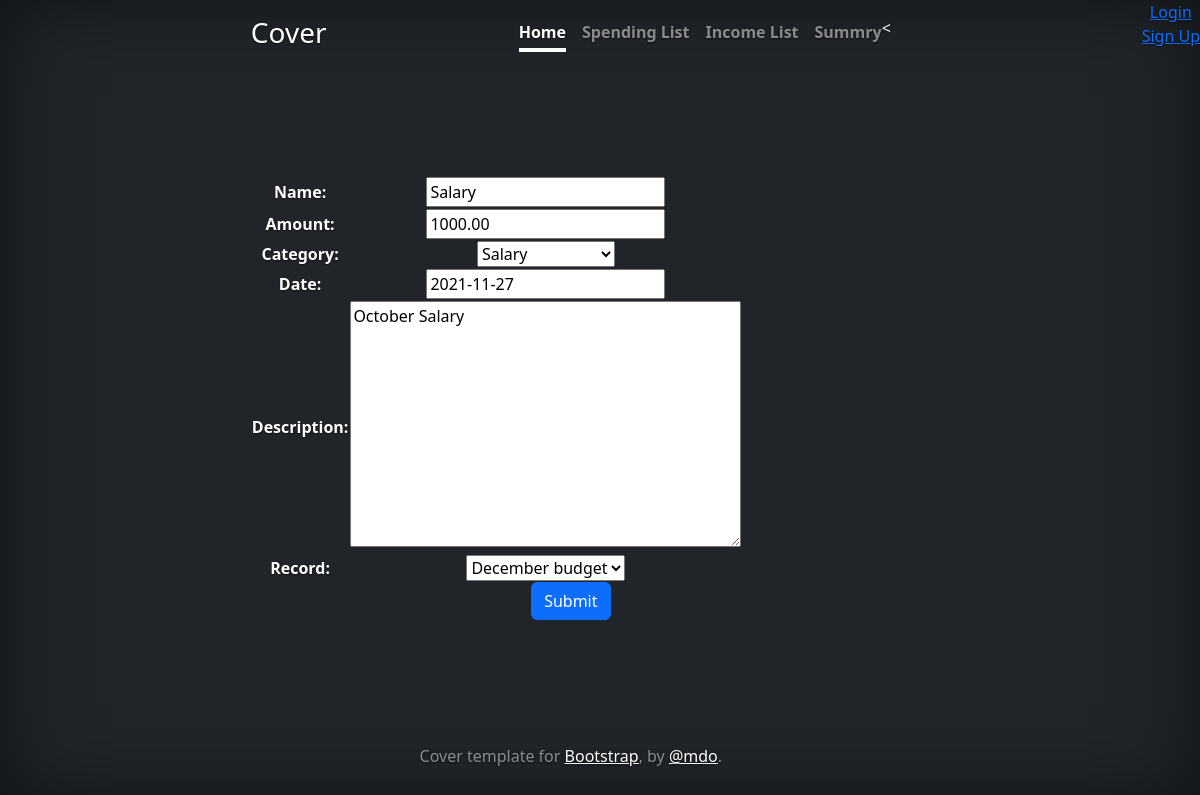
/budget/income/update/1/, run on the app's committed database.
### budget/models.py (models this page shows, shortened)
class Income(models.Model):
    class IncomeType(models.TextChoices):
        NONE = '',_('Type of Income')
        SALARY = 'Salary',_('Salary')
        DIVIDEND = 'Dividend',_('Dividend')
        EXTRA = 'Extra',_('Extra')
        BUSINESS = 'Business',_('Business')
    name = CharField(max_length=128)
    amount = DecimalField(max_digits=8,decimal_places=2)
    category = CharField(
        max_length=8,
        choices=IncomeType.choices,
        default=None,
    )
    date = DateField(default=datetime.date.today)# date field , default is today
    description = TextField()
    record = ForeignKey(Record, on_delete=models.CASCADE, null=True)

class Record(models.Model):
    name = CharField(max_length=128,null = True,)
    user = ForeignKey(Profile,on_delete=models.CASCADE)
    is_active = models.BooleanField(default=True)
    creation_date = models.DateTimeField(auto_now=True)
    def __str__(self):
        return self.name

### budget/views.py (the view)
# urls.py: path('budget/income/update/<pk>/', IncomeUpdateView.as_view(), name='income_update'),
class IncomeUpdateView(UpdateView):
    template_name = "incomes/create.html"
    model = Income
    form_class = IncomeForm
    success_url = reverse_lazy("summary")

### budget/forms.py (shortened to what this page needs)
class IncomeForm(ModelForm):
    class Meta:
        model = Income
        fields = '__all__'
    date = PastandNowField
    amount = DecimalField(min_value=0)

### budget/templates/incomes/create.html (shortened to what this page needs)
{% extends "base.html" %}
{% block content %}
    <form method="post">
        <table>{{ form }}</table>
        <input type="submit" value="Submit" class="btn btn-primary">
    </form>
{% endblock %}

### budget/templates/cover.css (style rules this page uses)
body { text-shadow: 0 .05rem .1rem rgba(0, 0, 0, .5); box-shadow: inset 0 0 5rem rgba(0, 0, 0, .5); }

### data on the page
Income: name "Salary", amount "1000.00", category "Salary", date "2021-11-27", description "October Salary", record "December budget"
